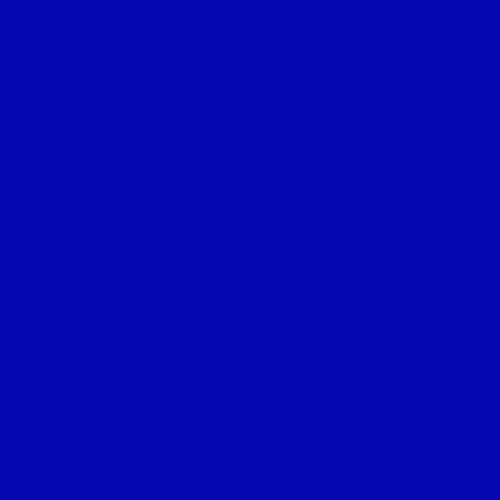
Frame 1 (no input)
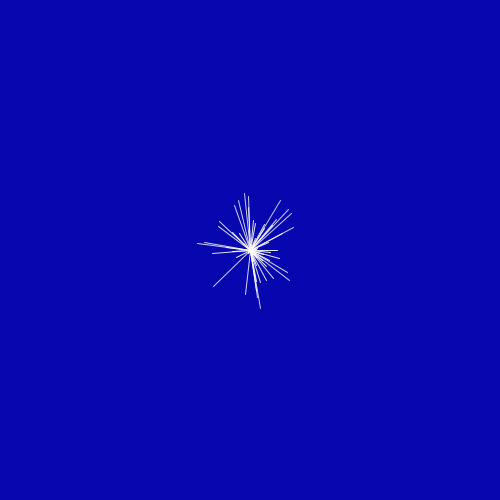
Frame 60 (the mouse pressed at the canvas centre just before this capture)
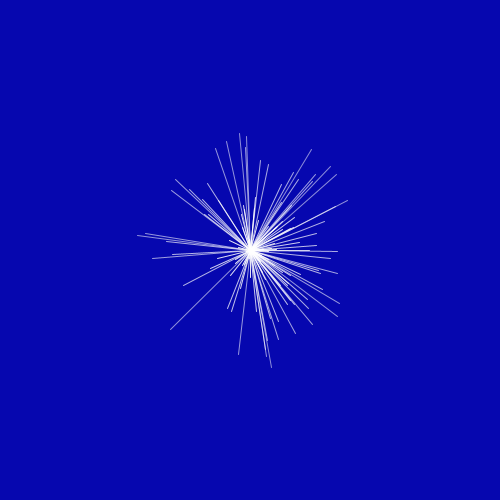
Frame 120 (the mouse held since frame 60 and released just before this capture)

The Processing sketch that drew these frames (run headless with seeded random() and noise(); from frame 60 on, the mouse is pressed at the canvas centre):

// Processing sketch: sketch_08012017
// ── sketch_08012017.pde
ArrayList<Line> l;
void setup() {
  size(500, 500);
  smooth();
  l = new ArrayList<Line>();
}

void draw() {
  background(6,7,175);
  translate(width/2, height/2);
  for(int i = l.size()-1; i >=0; i--){
    Line line = l.get(i);
    line.update();
    line.display();
    if(line.isDead()){
      l.remove(i);
    }
  }
  l.add(new Line());
}
// ── Line.pde
class Line {
  PVector base;
  PVector newPos;
  float angle = random(0,10);
  float speed = 0.05;
  int scalar;
  float alpha = 255;
  float x;
  float y;
  PVector increment;
  Line(){
    scalar = 0;
    
  }
  void update(){
    scalar++;
    alpha-=1;
    x = width/2 + sin(angle) * scalar;
    y = height/2 + cos(angle) * scalar;
    base = new PVector(width/2, height/2);
    newPos = new PVector(x, y);
    newPos.sub(base);
  }
  
  boolean isDead(){
    if(alpha<=0){
        return true;
    }else{
       return false;
    }
  }
  void display(){
    stroke(255, alpha);
    line(0,0, newPos.x, newPos.y);
  }
}
